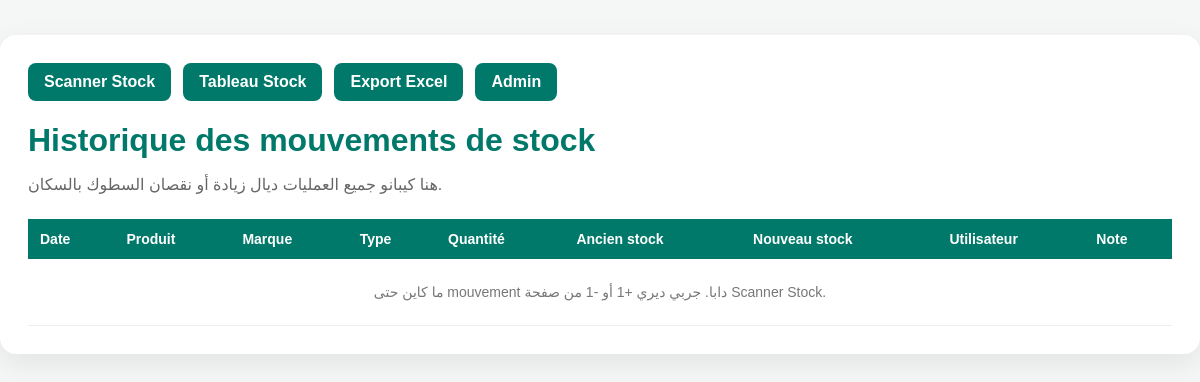
/store/stock/movements/, run on an earlier commit of the app's database.
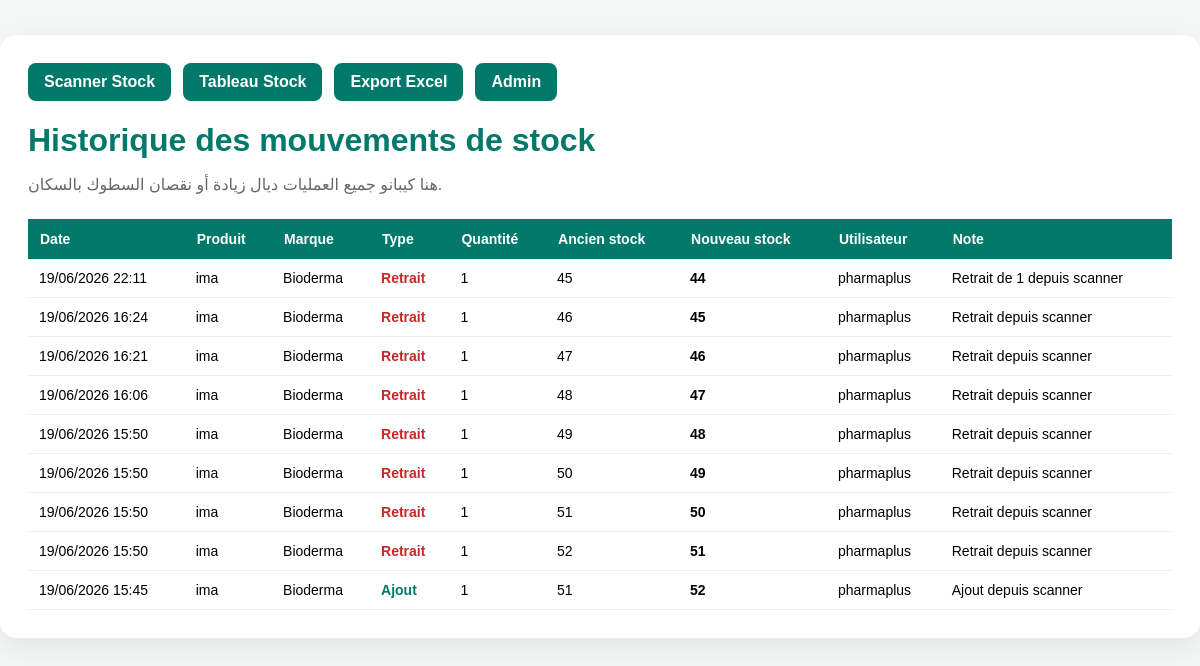
And on a later commit of the database.
### store/models.py (models this page shows, shortened)
class StockMovement(models.Model):
    MOVEMENT_TYPES = [
        ("add", "Ajout au stock"),
        ("remove", "Retrait du stock"),
        ("adjust", "Ajustement"),
        ("sale", "Vente"),
    ]
    product = models.ForeignKey(
        Product,
        on_delete=models.CASCADE,
        related_name="stock_movements"
    )
    movement_type = models.CharField(
        max_length=20,
        choices=MOVEMENT_TYPES
    )
    quantity = models.PositiveIntegerField(default=1)
    old_stock = models.PositiveIntegerField(default=0)
    new_stock = models.PositiveIntegerField(default=0)
    note = models.CharField(max_length=255, blank=True)
    created_by = models.ForeignKey(
        settings.AUTH_USER_MODEL,
        on_delete=models.SET_NULL,
        null=True,
        blank=True
    )
    created_at = models.DateTimeField(auto_now_add=True)
    class Meta:
        ordering = ["-created_at"]
        verbose_name = "Mouvement de stock"
        verbose_name_plural = "Mouvements de stock"

class Product(models.Model):
    nom = models.CharField(max_length=100)
    description = models.TextField()
    prix = models.DecimalField(max_digits=10, decimal_places=2)
    prix_remise = models.DecimalField(
        max_digits=10,
        decimal_places=2,
        null=True,
        blank=True
    )
    barcode = models.CharField(
        max_length=100,
        unique=True,
        null=True,
        blank=True,
        db_index=True,
        verbose_name="Code-barres"
    )
    prix_achat = models.DecimalField(
        max_digits=10,
        decimal_places=2,
        default=0,
        verbose_name="Prix d'achat"
    )
    categorie = models.ForeignKey(
        Categorie,
        on_delete=models.SET_NULL,
        null=True,
        blank=True,
        related_name='products'
    )
    sous_categorie = models.ForeignKey(
        SousCategorie,
        on_delete=models.SET_NULL,
        null=True,
        blank=True,
        related_name='products'
    )
    stock = models.PositiveIntegerField(default=0)
    stock_min = models.PositiveIntegerField(
        default=2,
        verbose_name="Stock minimum"
    )
    image = models.ImageField(upload_to='products_img/', blank=True, null=True)
    marque = models.ForeignKey(
        Marque,
        on_delete=models.CASCADE,
        related_name='products'
    )
    slug = models.SlugField(unique=True, blank=True)
    active = models.BooleanField(default=True)
    show_on_home = models.BooleanField(default=False)
    home_order = models.PositiveIntegerField(default=0)
    class Meta:
        ordering = ['-id']
        verbose_name = "Produit"
        verbose_name_plural = "Produits"

### marque/models.py (models this page shows, shortened)
class Marque(models.Model):
    nom = models.CharField(max_length=100, unique=True, verbose_name="Nom de la marque")
    image = models.ImageField(upload_to='marques/', blank=True, null=True)
    description = models.TextField(blank=True, verbose_name="Description")

### store/views.py (the view)
# urls.py: path("stock/movements/", views.stock_movements, name="stock_movements"),
def stock_movements(request):
    movements = (
        StockMovement.objects
        .select_related("product", "product__marque", "created_by")
        .order_by("-created_at")[:200]
    )
    return render(request, "store/stock_movements.html", {
        "movements": movements,
    })

### core/context_processors.py (called while the page is built)
def site_settings(request):
    return {
        'site_settings': SiteSettings.objects.first()
    }

### store/context_processors.py (called while the page is built)
def menu_categories(request):
    categories = (
        Categorie.objects
        .filter(active=True)
        .prefetch_related('subcategories')
        .order_by('ordre', 'nom')
    )
    return {
        'menu_categories': categories
    }

### templates/store/stock_movements.html (shortened to what this page needs)
<!DOCTYPE html>
<html lang="fr">
<head>
</head>
<body>
<div class="container">
    <div class="top-links">
        <a href="/store/scanner-stock/">Scanner Stock</a>
        <a href="/store/stock-dashboard/">Tableau Stock</a>
        <a href="/store/stock/export-excel/">Export Excel</a>
        <a href="/admin/">Admin</a>
    </div>
    <h1>Historique des mouvements de stock</h1>
    <p class="subtitle">
        هنا كيبانو جميع العمليات ديال زيادة أو نقصان السطوك بالسكان.
    </p>
    <table>
        <thead>
            <tr>
                <th>Date</th>
                <th>Produit</th>
                <th>Marque</th>
                <th>Type</th>
                <th>Quantité</th>
                <th>Ancien stock</th>
                <th>Nouveau stock</th>
                <th>Utilisateur</th>
                <th>Note</th>
            </tr>
        </thead>
        <tbody>
            {% for movement in movements %}
                <tr>
                    <td>{{ movement.created_at|date:"d/m/Y H:i" }}</td>
                    <td>{{ movement.product.nom }}</td>
                    <td>
                        {% if movement.product.marque %}
                            {{ movement.product.marque.nom }}
                        {% else %}
                            -
                        {% endif %}
                    </td>
                    <td>
                        {% if movement.movement_type == "add" %}
                            <span class="add">Ajout</span>
                        {% elif movement.movement_type == "remove" %}
                            <span class="remove">Retrait</span>
                        {% elif movement.movement_type == "adjust" %}
                            <span class="adjust">Ajustement</span>
                        {% else %}
                            {{ movement.get_movement_type_display }}
                        {% endif %}
                    </td>
                    <td>{{ movement.quantity }}</td>
                    <td>{{ movement.old_stock }}</td>
                    <td class="stock-change">
                        {{ movement.new_stock }}
                    </td>
                    <td>
                        {% if movement.created_by %}
                            {{ movement.created_by.username }}
                        {% else %}
                            -
                        {% endif %}
                    </td>
                    <td>{{ movement.note }}</td>
                </tr>
            {% empty %}
                <tr>
                    <td colspan="9" class="empty">
                        ما كاين حتى mouvement دابا. جربي ديري +1 أو -1 من صفحة Scanner Stock.
                    </td>
                </tr>
            {% endfor %}
        </tbody>
    </table>
</div>
</body>
</html>

### templates/store/stock_movements.html (style rules this page uses)
body { font-family: Arial, sans-serif; background: #f4f7f6; margin: 0; padding: 0; }
.container { max-width: 1150px; margin: 35px auto; background: #fff; padding: 28px; border-radius: 16px; box-shadow: 0 10px 30px rgba(0,0,0,0.08); }
h1 { color: #00796b; margin-bottom: 8px; }
.subtitle { color: #666; margin-bottom: 25px; }
.top-links { margin-bottom: 20px; display: flex; gap: 12px; flex-wrap: wrap; }
.top-links a { background: #00796b; color: white; padding: 10px 16px; border-radius: 8px; text-decoration: none; font-weight: bold; }
table { width: 100%; border-collapse: collapse; margin-top: 25px; font-size: 14px; }
th { background: #00796b; color: white; padding: 12px; text-align: left; }
td { padding: 11px; border-bottom: 1px solid #eee; }
.add { color: #00796b; font-weight: bold; }
.remove { color: #c62828; font-weight: bold; }
.stock-change { font-weight: bold; }

What changed in the data, as far as the page shows it:
added StockMovement: created_at "19/06/2026 22:11", product.nom "ima", product.marque.nom "Bioderma", movement_type "Retrait", quantity "1", old_stock "45", new_stock "44", created_by.username "pharmaplus", note "Retrait de 1 depuis scanner"
added StockMovement: created_at "19/06/2026 16:24", product.nom "ima", product.marque.nom "Bioderma", movement_type "Retrait", quantity "1", old_stock "46", new_stock "45", created_by.username "pharmaplus", note "Retrait depuis scanner"
added StockMovement: created_at "19/06/2026 16:21", product.nom "ima", product.marque.nom "Bioderma", movement_type "Retrait", quantity "1", old_stock "47", new_stock "46", created_by.username "pharmaplus", note "Retrait depuis scanner"
added StockMovement: created_at "19/06/2026 16:06", product.nom "ima", product.marque.nom "Bioderma", movement_type "Retrait", quantity "1", old_stock "48", new_stock "47", created_by.username "pharmaplus", note "Retrait depuis scanner"
added StockMovement: created_at "19/06/2026 15:50", product.nom "ima", product.marque.nom "Bioderma", movement_type "Retrait", quantity "1", old_stock "49", new_stock "48", created_by.username "pharmaplus", note "Retrait depuis scanner"
added StockMovement: created_at "19/06/2026 15:50", product.nom "ima", product.marque.nom "Bioderma", movement_type "Retrait", quantity "1", old_stock "50", new_stock "49", created_by.username "pharmaplus", note "Retrait depuis scanner"
added StockMovement: created_at "19/06/2026 15:50", product.nom "ima", product.marque.nom "Bioderma", movement_type "Retrait", quantity "1", old_stock "51", new_stock "50", created_by.username "pharmaplus", note "Retrait depuis scanner"
added StockMovement: created_at "19/06/2026 15:50", product.nom "ima", product.marque.nom "Bioderma", movement_type "Retrait", quantity "1", old_stock "52", new_stock "51", created_by.username "pharmaplus", note "Retrait depuis scanner"
added StockMovement: created_at "19/06/2026 15:45", product.nom "ima", product.marque.nom "Bioderma", movement_type "Ajout", quantity "1", old_stock "51", new_stock "52", created_by.username "pharmaplus", note "Ajout depuis scanner"
Also different on the page:
text no longer shown: "ما كاين حتى mouvement دابا. جربي ديري +1 أو -1 من صفحة Scanner Stock."
